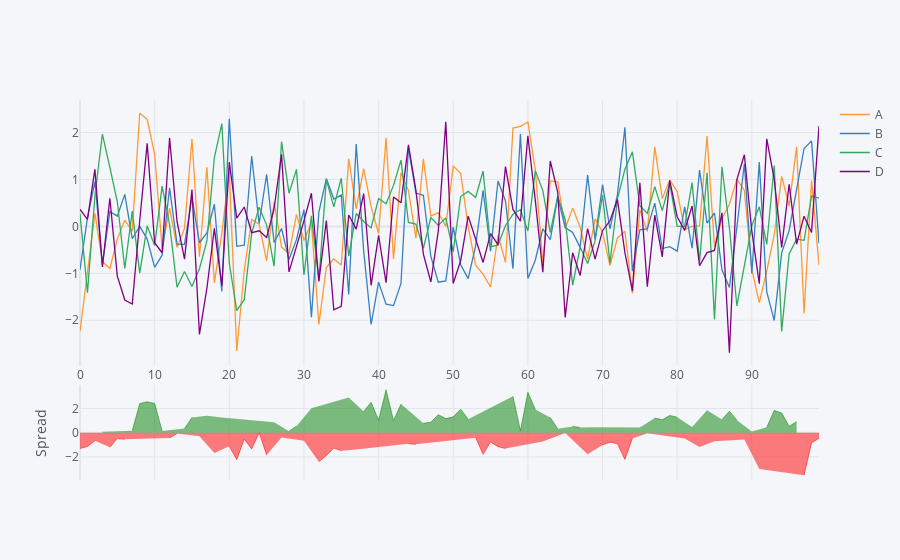

Notebook source saved alongside this figure:
### Markdown cell above
**Spread Plots**

### Code cell
df.iplot(kind='spread')
